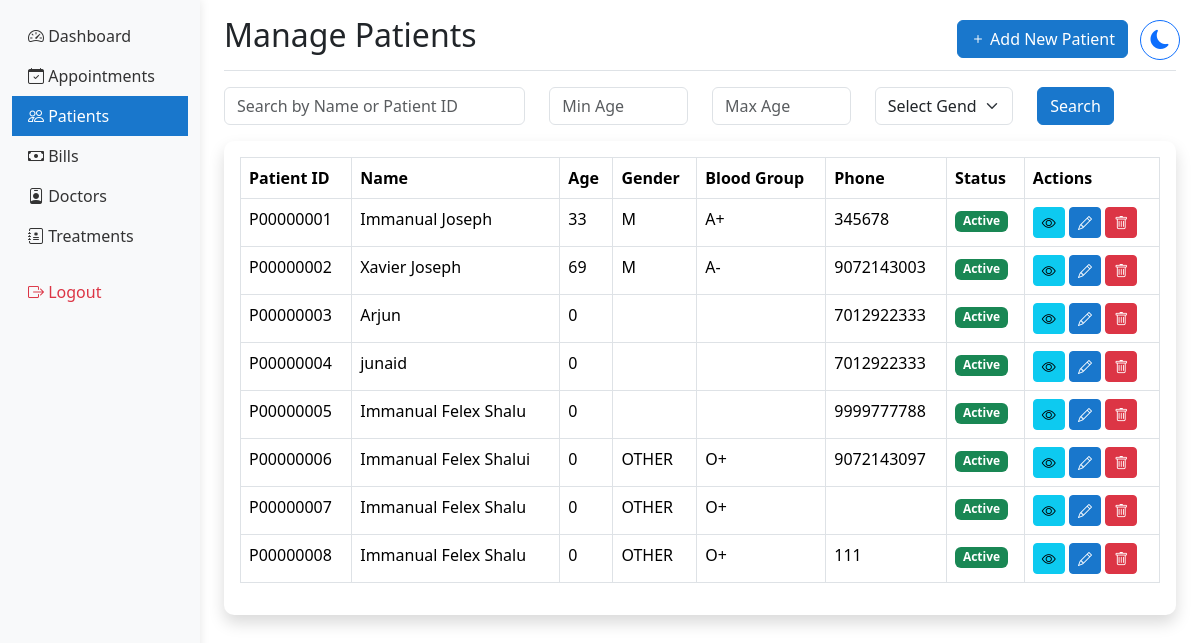
/patients/ (signed in), run on an earlier commit of the app's database.
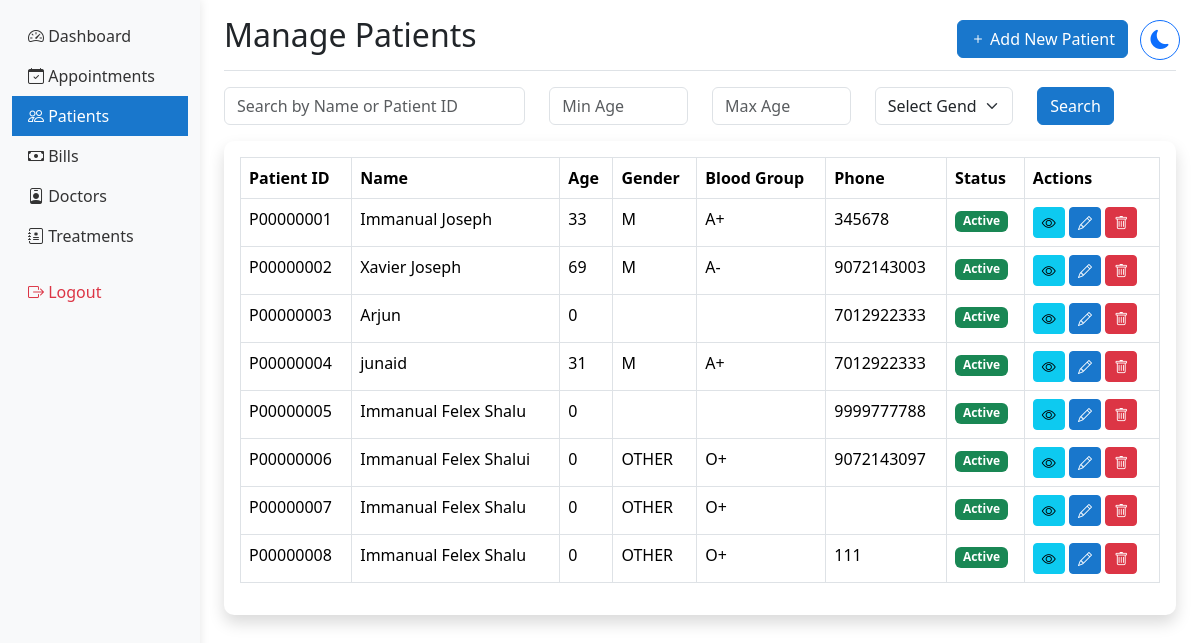
And on a later commit of the database.
### hmsapp/models.py (models this page shows, shortened)
class Patient(models.Model):
    BLOOD_GROUPS = [
        ('A+', 'A+'), ('A-', 'A-'),
        ('B+', 'B+'), ('B-', 'B-'),
        ('O+', 'O+'), ('O-', 'O-'),
        ('AB+', 'AB+'), ('AB-', 'AB-'),
    ]
    GENDER_CHOICES = [
        ('MALE', 'Male'),
        ('FEMALE', 'Female'),
        ('OTHER', 'Other'),
    ]
    user = models.OneToOneField(User, on_delete=models.CASCADE)  # Changed to OneToOneField
    patient_name = models.CharField(max_length=100)  # Removed blank=True
    date_of_birth = models.DateField()
    blood_group = models.CharField(max_length=5, choices=BLOOD_GROUPS)  # Added choices
    gender = models.CharField(max_length=10, choices=GENDER_CHOICES)  # Added choices
    nationality = models.CharField(max_length=50)
    referred_by = models.CharField(max_length=100, blank=True)
    phone_number = models.CharField(max_length=15, validators=[phone_regex])
    address = models.TextField(blank=True)
    emergency_contact_name = models.CharField(max_length=100)
    emergency_contact_phone = models.CharField(max_length=15, validators=[phone_regex])
    medical_history = models.TextField(blank=True)
    drug_allergies = models.TextField(blank=True)
    food_allergies = models.TextField(blank=True)
    created_at = models.DateTimeField(auto_now_add=True)
    updated_at = models.DateTimeField(auto_now=True)
    patient_id = models.CharField(max_length=9, unique=True, blank=True)
    profile_picture = models.ImageField(
        upload_to='patients/profile_pics/',
        null=True,
        blank=True,
        validators=[FileExtensionValidator(['jpg', 'jpeg', 'png'])]
    )
    age = models.IntegerField(null=True, blank=True)
    @property
    def calculated_age(self):
        if self.date_of_birth:
            today = date.today()
            return relativedelta(today, self.date_of_birth).years
        return 0
    def save(self, *args, **kwargs):
        self.age = self.calculated_age
        super().save(*args, **kwargs)

### hmsapp/views.py (the view)
# urls.py: path('patients/', views.manage_patients, name='manage_patients'),
@login_required
@user_passes_test(lambda u: u.groups.filter(name__in=['Staff', 'Administrators', 'Doctors']).exists())
def manage_patients(request):
    patients = Patient.objects.all()
    for patient in patients:
        if patient.age != patient.calculated_age:
            patient.save()  # This will trigger the age recalculation
    search_query = request.GET.get('search', '')
    min_age = request.GET.get('min_age')
    max_age = request.GET.get('max_age')
    gender = request.GET.get('gender')
    if search_query:
        patients = patients.filter(
            Q(patient_name__icontains=search_query) |
            Q(patient_id__icontains=search_query)
        )
    if gender:
        patients = patients.filter(gender=gender)
    if min_age:
        patients = patients.filter(age__gte=min_age)
    if max_age:
        patients = patients.filter(age__lte=max_age)
    context = {
        'patients': patients,
        'request': request
    }
    return render(request, 'shared/manage_patients.html', context)

### hmsapp/context_processors.py (called while the page is built)
def base_template(request):
    if request.user.is_authenticated:
        if request.user.groups.filter(name='Doctors').exists():
            base_template = 'doctor/base_doctor.html'
        elif request.user.groups.filter(name='Administrators').exists():
            base_template = 'hosp_admin/base_admin.html'
        else:
            base_template = 'staff/base_staff.html'
    else:
        base_template = 'staff/base_staff.html'
    return {'base_template': base_template}

### hmsapp/templates/shared/manage_patients.html (shortened to what this page needs)
{% extends base_template %}
{% load static %}
{% block content %}
<div class="d-flex justify-content-between flex-wrap flex-md-nowrap align-items-center pt-3 pb-2 mb-3 border-bottom">
    <h1 class="h2">Manage Patients</h1>
    <div class="btn-toolbar mb-2 mb-md-0 me-5">
        <button type="button" class="btn btn-primary" data-bs-toggle="modal" data-bs-target="#addPatientModal">
            <i class="bi bi-plus"></i> Add New Patient
        </button>
    </div>
</div>
<div class="mb-3">
    <form id="searchForm" method="GET" action="{% url 'manage_patients' %}">
        <div class="row">
            <div class="col-md-4">
                <input type="text" class="form-control" name="search" placeholder="Search by Name or Patient ID" value="{{ request.GET.search }}">
            </div>
            <div class="col-md-2">
                <input type="number" class="form-control" name="min_age" placeholder="Min Age" value="{{ request.GET.min_age }}">
            </div>
            <div class="col-md-2">
                <input type="number" class="form-control" name="max_age" placeholder="Max Age" value="{{ request.GET.max_age }}">
            </div>
            <div class="col-md-2">
                <select class="form-select" name="gender">
                    <option value="">Select Gender</option>
                </select>
            </div>
            <div class="col-md-2">
                <button type="submit" class="btn btn-primary">Search</button>
            </div>
        </div>
    </form>
</div>
<div class="card shadow mb-4">
    <div class="card-body">
        <div class="table-responsive">
            <table class="table table-bordered" id="patientsTable" width="100%" cellspacing="0">
                <thead>
                    <tr>
                        <th>Patient ID</th>
                        <th>Name</th>
                        <th>Age</th>
                        <th>Gender</th>
                        <th>Blood Group</th>
                        <th>Phone</th>
                        <th>Status</th>
                        <th>Actions</th>
                    </tr>
                </thead>
                <tbody>
                    {% for patient in patients %}
                    <tr>
                        <td>{{ patient.patient_id }}</td>
                        <td>{{ patient.user.get_full_name }}</td>
                        <td>{{ patient.calculated_age }}</td>
                        <td>{{ patient.gender }}</td>
                        <td>{{ patient.blood_group }}</td>
                        <td>{{ patient.phone_number }}</td>
                        <td>
                            <span class="badge {% if patient.user.is_active %}bg-success{% else %}bg-danger{% endif %}">
                                {{ patient.user.is_active|yesno:"Active,Inactive" }}
                            </span>
                        </td>
                        <td>
                            <button class="btn btn-sm btn-info" onclick="viewPatient('{{ patient.id }}')">
                                <i class="bi bi-eye"></i>
                            </button>
                            <button class="btn btn-sm btn-primary" onclick="editPatient('{{ patient.id }}')">
                                <i class="bi bi-pencil"></i>
                            </button>
                            <button type="button" class="btn btn-sm btn-danger" data-bs-toggle="modal" data-bs-target="#deletePatient{{ patient.id }}">
                                <i class="bi bi-trash"></i>
                            </button>
                        </td>
                    </tr>
                    {% endfor %}
                </tbody>
            </table>
        </div>
    </div>
</div>
{% endblock %}

What changed in the data, as far as the page shows it:
changed Patient "junaid": calculated_age "0" → "31"; gender (not shown) → "M"; blood_group (not shown) → "A+"
